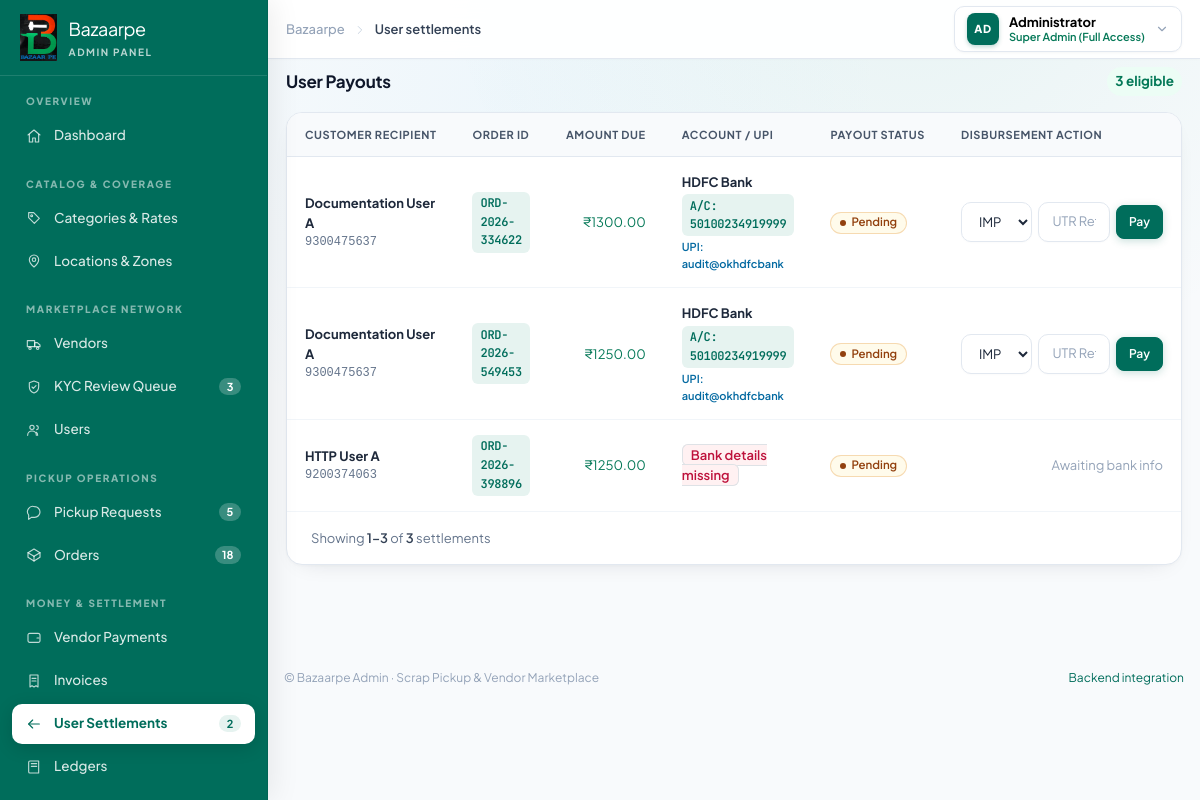
Screenshot of /dashboard/settlements.html?status=pending (signed in) with the database file from the repository.
### bazaarpe/models.py (models this page shows, shortened)
class PickupOrder(models.Model):
    class Status(models.TextChoices):
        NEGOTIATION_PENDING = 'NEGOTIATION_PENDING', 'Negotiation Pending'
        ADMIN_NEGOTIATION = 'ADMIN_NEGOTIATION', 'Admin Negotiation'
        SEARCHING_VENDOR = 'SEARCHING_VENDOR', 'Searching for Vendor'
        VENDOR_ASSIGNED = 'VENDOR_ASSIGNED', 'Vendor Assigned'
        VENDOR_ON_THE_WAY = 'VENDOR_ON_THE_WAY', 'Vendor On The Way'
        REACHED_LOCATION = 'REACHED_LOCATION', 'Vendor Reached Location'
        PICKUP_IN_PROGRESS = 'PICKUP_IN_PROGRESS', 'Pickup In Progress'
        OTP_VERIFIED = 'OTP_VERIFIED', 'OTP Verified'
        PAYMENT_COMPLETED = 'PAYMENT_COMPLETED', 'Payment Completed'
        INVOICE_GENERATED = 'INVOICE_GENERATED', 'Invoice Generated'
        COMPLETED = 'COMPLETED', 'Completed'
        USER_REVIEW = 'USER_REVIEW', 'User Review Submitted'
        USER_PAYOUT = 'USER_PAYOUT', 'User Payout Completed'
        CANCELLED = 'CANCELLED', 'Cancelled'
    class PayoutStatus(models.TextChoices):
        PENDING = 'PENDING', 'Pending'
        DISBURSED = 'DISBURSED', 'Disbursed'
    order_id = models.CharField(max_length=20, unique=True, editable=False)
    user = models.ForeignKey(User, on_delete=models.PROTECT, related_name='pickup_orders')
    address = models.ForeignKey(UserAddress, on_delete=models.SET_NULL, null=True, related_name='pickup_orders')
    category = models.ForeignKey(ScrapCategory, on_delete=models.SET_NULL, null=True, related_name='pickup_orders')
    subcategory = models.ForeignKey(ScrapSubCategory, on_delete=models.SET_NULL, null=True, related_name='pickup_orders')
    approx_weight = models.DecimalField(max_digits=8, decimal_places=2)
    pickup_date = models.DateField()
    time_slot = models.CharField(max_length=50)
    notes = models.TextField(blank=True, default='')
    approx_price = models.DecimalField(max_digits=10, decimal_places=2)
    final_agreed_price = models.DecimalField(max_digits=10, decimal_places=2, null=True, blank=True)
    final_weight = models.DecimalField(max_digits=8, decimal_places=2, null=True, blank=True)
    final_amount = models.DecimalField(max_digits=10, decimal_places=2, null=True, blank=True)
    status = models.CharField(max_length=30, choices=Status.choices, default=Status.NEGOTIATION_PENDING, db_index=True)
    pickup_otp = models.CharField(max_length=6)
    is_otp_verified = models.BooleanField(default=False)
    assigned_vendor_name = models.CharField(max_length=150, blank=True, null=True)
    assigned_vendor_phone = models.CharField(max_length=15, blank=True, null=True)
    assigned_vendor = models.ForeignKey(User, on_delete=models.SET_NULL, null=True, blank=True, related_name='assigned_pickup_orders')
    pickup_otp_expires_at = models.DateTimeField(null=True, blank=True)
    pickup_otp_attempts = models.PositiveSmallIntegerField(default=0)
    pickup_otp_verified_at = models.DateTimeField(null=True, blank=True)
    proof_submitted_at = models.DateTimeField(null=True, blank=True)
    payout_status = models.CharField(max_length=20, choices=PayoutStatus.choices, default=PayoutStatus.PENDING)
    payout_reference = models.CharField(max_length=100, blank=True, default='')
    payout_method = models.CharField(max_length=30, blank=True, default='')
    payout_disbursed_at = models.DateTimeField(null=True, blank=True)
    published_at = models.DateTimeField(null=True, blank=True)
    acceptance_deadline = models.DateTimeField(null=True, blank=True, db_index=True)
    arrival_deadline = models.DateTimeField(null=True, blank=True)
    is_escalated = models.BooleanField(default=False, db_index=True)
    escalated_at = models.DateTimeField(null=True, blank=True)
    created_at = models.DateTimeField(auto_now_add=True)
    updated_at = models.DateTimeField(auto_now=True)
    class Meta:
        ordering = ['-created_at']
        constraints = [
            models.CheckConstraint(condition=models.Q(approx_weight__gt=0), name='pickup_approx_weight_positive'),
            models.CheckConstraint(condition=models.Q(approx_price__gte=0), name='pickup_approx_price_non_negative'),
        ]
    @property
    def payout_amount(self):
        return self.final_agreed_price or self.final_amount or self.approx_price

class UserProfile(models.Model):
    STATUS_CHOICES = [
        ('Active', 'Active'),
        ('Blocked', 'Blocked'),
        ('Suspended', 'Suspended'),
    ]
    user = models.OneToOneField(User, on_delete=models.CASCADE, related_name='profile')
    full_name = models.CharField(max_length=150, help_text="Full Name of the customer")
    phone = models.CharField(max_length=15, unique=True, db_index=True, help_text="10-digit mobile number")
    email = models.EmailField(blank=True, null=True, help_text="Email address")
    address = models.TextField(blank=True, null=True, help_text="Primary pickup address")
    pincode = models.CharField(max_length=10, blank=True, null=True, help_text="Postal Pincode (6 digits)")
    city = models.CharField(max_length=100, blank=True, null=True, default="Bengaluru")
    state = models.CharField(max_length=100, blank=True, null=True, default="Karnataka", help_text="State name")
    latitude = models.DecimalField(max_digits=10, decimal_places=7, null=True, blank=True)
    longitude = models.DecimalField(max_digits=10, decimal_places=7, null=True, blank=True)
    service_zone = models.ForeignKey(ServiceZone, on_delete=models.SET_NULL, null=True, blank=True, related_name='user_profiles')
    profile_photo = models.FileField(upload_to='profile_photos/%Y/%m/', blank=True, null=True)
    onboarding_step = models.PositiveSmallIntegerField(default=1)
    onboarding_completed = models.BooleanField(default=False)
    is_vendor = models.BooleanField(default=False, db_index=True)
    account_status = models.CharField(max_length=20, choices=STATUS_CHOICES, default='Active')
    orders_count = models.PositiveIntegerField(default=0)
    settlement_due = models.DecimalField(max_digits=10, decimal_places=2, default=0.00)
    settlement_status = models.CharField(max_length=30, default='Not due')
    bank_name = models.CharField(max_length=100, blank=True, default='HDFC Bank')
    account_number_masked = models.CharField(max_length=50, blank=True, default='XXXXXXXX4471')
    ifsc_code = models.CharField(max_length=20, blank=True, default='HDFC0001234')
    created_at = models.DateTimeField(auto_now_add=True)
    updated_at = models.DateTimeField(auto_now=True)
    class Meta:
        ordering = ['-created_at']
        verbose_name = 'User Profile'
        verbose_name_plural = 'User Profiles'

class UserBankDetail(models.Model):
    user = models.OneToOneField(User, on_delete=models.CASCADE, related_name='bank_details')
    account_holder_name = models.CharField(max_length=150)
    bank_name = models.CharField(max_length=100)
    account_number = models.CharField(max_length=50)
    ifsc_code = models.CharField(max_length=20)
    upi_id = models.CharField(max_length=50, blank=True, null=True)
    is_verified = models.BooleanField(default=True)
    updated_at = models.DateTimeField(auto_now=True)

### bazaarpe/views.py (the view, shortened to what this page needs)
# urls.py: path('dashboard/<str:page_name>', views.page_view, name='dashboard_subpage_direct'),
def page_view(request, page_name):
    clean_name = page_name.replace('.html', '').strip('/')
    if clean_name in ('login', 'sign-in'):
        if request.user.is_authenticated:
            logout(request)
        return redirect('login')
    if not request.user.is_authenticated:
        return redirect_to_login(request.get_full_path(), login_url='login')
    if not is_full_admin(request.user):
        raise PermissionDenied('Full administrator access is required.')
    if clean_name in ('index', 'dashboard'):
        return dashboard_view(request)
    if clean_name == 'settlements':
        settlement_orders_qs = PickupOrder.objects.filter(
            invoice__payment_status=OrderInvoice.PaymentStatus.PAID,
        ).select_related('user', 'user__profile', 'user__bank_details', 'invoice').order_by('-updated_at')
        status_filter = request.GET.get('status', '').strip().lower()
        if status_filter == 'pending':
            settlement_orders_qs = settlement_orders_qs.filter(payout_status=PickupOrder.PayoutStatus.PENDING)
        elif status_filter in ('paid', 'disbursed'):
            settlement_orders_qs = settlement_orders_qs.filter(payout_status=PickupOrder.PayoutStatus.DISBURSED)
        q = request.GET.get('q', '').strip()
        if q:
            settlement_orders_qs = settlement_orders_qs.filter(
                Q(order_id__icontains=q) | Q(user__username__icontains=q) |
                Q(user__profile__full_name__icontains=q) | Q(payout_reference__icontains=q)
            )
        pending_amount = settlement_orders_qs.filter(payout_status=PickupOrder.PayoutStatus.PENDING).aggregate(t=Sum('final_amount'))['t'] or Decimal('0.00')
        disbursed_amount = settlement_orders_qs.filter(payout_status=PickupOrder.PayoutStatus.DISBURSED).aggregate(t=Sum('final_amount'))['t'] or Decimal('0.00')
        page_size = int(request.GET.get('page_size', 8))
        paginator = Paginator(settlement_orders_qs, page_size)
        page_obj = paginator.get_page(request.GET.get('page', 1))
        return render(request, 'settlements.html', admin_context(
            request,
            page_name=clean_name,
            settlement_orders=page_obj.object_list,
            page_obj=page_obj,
            paginator=paginator,
            settlement_count=settlement_orders_qs.count(),
            pending_amount=pending_amount,
            disbursed_amount=disbursed_amount,
            current_q=q,
            current_status=status_filter,
        ))

### templates/settlements.html (shortened to what this page needs)
<!DOCTYPE html>
<html lang="en" class="h-full">
<head>
  <link rel="stylesheet" href="/static/vendor/bootstrap.min.css">
  <link rel="stylesheet" href="/static/css/tailwind.css">
  <link rel="stylesheet" href="/static/css/components.css">
</head>
<body class="" data-active="settlements">
    {% include 'includes/sidebar.html' %}
  <div class="bm-main">
    <header class="bm-topbar">
      <div class="flex items-center gap-2 px-3 py-2.5 sm:px-5">
        <div class="hidden items-center gap-2 sm:flex">
          <span class="text-[0.8125rem] font-medium text-slate-400">Bazaarpe</span>
          <span class="text-slate-300"><svg class="h-3.5 w-3.5" viewBox="0 0 24 24" fill="none" stroke="currentColor" stroke-width="1.7" stroke-linecap="round" stroke-linejoin="round" aria-hidden="true" focusable="false"><path d="m9 6 6 6-6 6"/></svg></span>
          <span class="text-[0.8125rem] font-semibold text-slate-700">User settlements</span>
        </div>
        <div class="ml-auto flex items-center gap-2" style="margin-left: auto !important;">
          <div class="relative" data-dropdown-root>
            <button type="button" class="bm-user-pill" data-dropdown-toggle aria-haspopup="true" aria-expanded="false">
              <span class="bm-user-avatar">AD</span>
              <span class="hidden text-left sm:block">
                <span class="block text-[0.8125rem] font-bold leading-tight text-slate-900">Administrator</span>
                <span class="block text-[0.6875rem] leading-tight text-emerald-700 font-semibold">Super Admin (Full Access)</span>
              </span>
              <svg style="width: 14px; height: 14px; min-width: 14px; color: #94a3b8;" viewBox="0 0 24 24" fill="none" stroke="currentColor" stroke-width="2" stroke-linecap="round" stroke-linejoin="round"><path d="m6 9 6 6 6-6"/></svg>
            </button>
          </div>
        </div>
      </div>
    </header>
    <main class="px-3 pb-8 pt-2.5 sm:px-5 sm:pt-3" id="bmMain">
      <div class="mb-3 flex items-center justify-between gap-3"><div><h1 class="text-[1.0625rem] font-bold text-slate-800">User Payouts</h1></div><span class="rounded-full bg-emerald-50 px-2 py-1 text-xs font-bold text-emerald-700">{{ settlement_count }} eligible</span></div>
      <section class="bm-card overflow-hidden shadow-sm border border-slate-200">
        <div class="bm-table-wrap bm-scroll"><table class="bm-table min-w-[940px]">
          <thead><tr>
            <th>Customer Recipient</th>
            <th>Order ID</th>
            <th class="text-right">Amount Due</th>
            <th>Account / UPI</th>
            <th>Payout Status</th>
            <th class="text-right" style="width: 260px;">Disbursement Action</th>
          </tr></thead>
          <tbody>
          {% for order in settlement_orders %}
          <tr class="hover:bg-slate-50/80 transition">
            <td>
              <div class="font-bold text-slate-900 text-sm">{{ order.user.profile.full_name|default:order.user.username }}</div>
              <div class="text-[0.75rem] text-slate-500 font-mono">{{ order.user.profile.phone|default:order.user.username }}</div>
            </td>
            <td>
              <a class="bm-link bm-mono font-bold" href="order-detail.html?id={{ order.order_id }}">{{ order.order_id }}</a>
            </td>
            <td class="text-right">
              <span class="font-extrabold text-emerald-700 text-base">₹{{ order.payout_amount }}</span>
            </td>
            <td>
              {% if order.user.bank_details %}
                <span class="font-bold text-slate-900 text-xs block">{{ order.user.bank_details.bank_name }}</span>
                <div class="bm-mono text-[0.75rem] text-slate-500 mt-0.5">A/C: {{ order.user.bank_details.account_number }}</div>
                {% if order.user.bank_details.upi_id %}
                <div class="text-[0.6875rem] text-sky-700 font-semibold mt-0.5">UPI: {{ order.user.bank_details.upi_id }}</div>
                {% endif %}
              {% else %}
                <span class="text-xs text-rose-700 font-semibold bg-rose-50 px-2 py-0.5 rounded border border-rose-200">Bank details missing</span>
              {% endif %}
            </td>
            <td>
              {% if order.payout_status == 'DISBURSED' %}
                <span class="bm-badge bg-emerald-50 text-emerald-700 ring-emerald-600/20 font-bold"><span class="bm-dot"></span>Disbursed</span>
                {% if order.payout_disbursed_at %}
                <div class="text-[0.6875rem] text-slate-400 mt-0.5">{{ order.payout_disbursed_at|date:"d M, H:i" }}</div>
                {% endif %}
              {% else %}
                <span class="bm-badge bg-amber-50 text-amber-800 ring-amber-600/25 font-bold"><span class="bm-dot"></span>Pending</span>
              {% endif %}
            </td>
            <td class="text-right">
              {% if order.payout_status != 'DISBURSED' and order.user.bank_details %}
                <form class="flex items-center justify-end gap-1.5" method="post" action="/admin/settlements/{{ order.order_id }}/disburse">
                  <select class="bm-select !py-1 text-xs w-20" name="method" required>
                    <option value="IMPS">IMPS</option>
                  </select>
                  <input class="bm-input !py-1 text-xs w-28" name="reference" placeholder="UTR Ref" required>
                  <button class="bm-btn-primary bm-btn-sm whitespace-nowrap" type="submit">Pay</button>
                </form>
              {% elif order.payout_status == 'DISBURSED' %}
                <span class="text-xs text-slate-500 font-mono">{{ order.payout_method }} • {{ order.payout_reference }}</span>
              {% else %}
                <span class="text-xs text-slate-400">Awaiting bank info</span>
              {% endif %}
            </td>
          </tr>
          {% empty %}
          <tr><td colspan="6" class="py-12 text-center text-slate-500">No completed, vendor-paid pickups are eligible for payout.</td></tr>
          {% endfor %}
          </tbody>
        </table></div>
        {% include "includes/pagination.html" with page_obj=page_obj paginator=paginator item_label="settlements" %}
      </section>
    </main>
    <footer class="mt-8 border-t border-slate-200/70 px-3 py-4 text-[0.75rem] text-slate-400 sm:px-5">
      <div class="flex flex-col items-start justify-between gap-2 sm:flex-row sm:items-center">
        <p>© Bazaarpe Admin · Scrap Pickup & Vendor Marketplace</p>
        <p class="flex items-center gap-3">
          <a class="hover:text-brand-700" href="../docs/backend-integration.md">Backend integration</a>
        </p>
      </div>
    </footer>
  </div>
</body>
</html>

### rows the page displays
PickupOrder: user.profile.full_name "Documentation User A", user.profile.phone "9300475637", order_id "ORD-2026-334622", payout_amount "1300.00", user.bank_details.bank_name "HDFC Bank", user.bank_details.account_number "50100234919999", user.bank_details.upi_id "audit@okhdfcbank", payout_status "Pending"
PickupOrder: user.profile.full_name "Documentation User A", user.profile.phone "9300475637", order_id "ORD-2026-549453", payout_amount "1250.00", user.bank_details.bank_name "HDFC Bank", user.bank_details.account_number "50100234919999", user.bank_details.upi_id "audit@okhdfcbank", payout_status "Pending"
PickupOrder: user.profile.full_name "HTTP User A", user.profile.phone "9200374063", order_id "ORD-2026-398896", payout_amount "1250.00", shows "Bank details missing", payout_status "Pending"

### other values shown
{{ sidebar_badges.kyc }} "3"
{{ sidebar_badges.requests }} "5"
{{ sidebar_badges.orders }} "18"
{{ sidebar_badges.settlements }} "2"
{{ settlement_count }} "3"
{{ page_obj.start_index|default:0 }} "1"
{{ page_obj.end_index|default:0 }} "3"
{{ paginator.count|default:0 }} "3"
{{ item_label|default:"records" }} "settlements"
